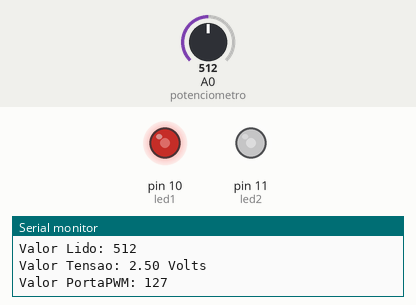
Simulated run of this sketch. Board: Arduino Uno, built with avr-gcc and run on an emulated ATmega328P. On the bench: output pins drawn as LEDs (lit = HIGH), the last lines printed to the serial monitor. Inputs (shaded band) come from the test bench; at power-on: A0 (potenciometro) = 512.

Above: at 2.8 s.
2.9 s: A0 (potenciometro) set to 716
At 5.0 s:
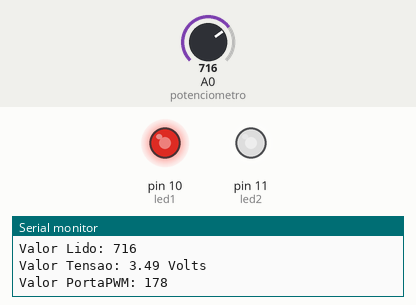
5.6 s: A0 (potenciometro) set to 900
At 6.6 s:
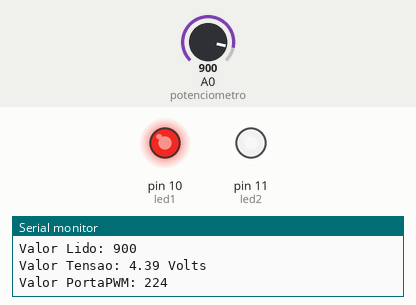
8.3 s: A0 (potenciometro) set to 122
At 10.9 s:
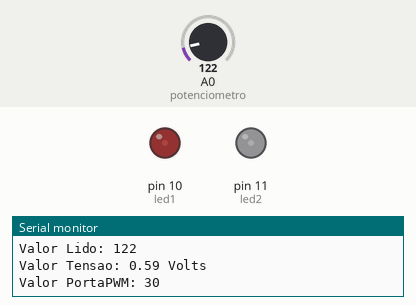
11.5 s: A0 (potenciometro) set to 0
At 12.5 s:
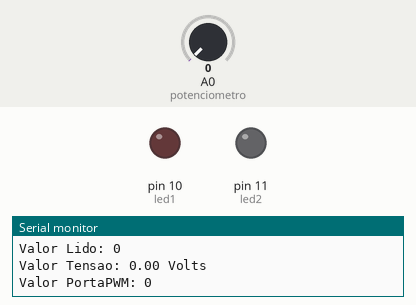
14.2 s: A0 (potenciometro) set to 511
At 16.8 s:
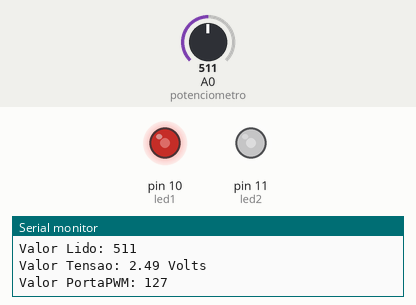
Timing chart, 0 to 18.3 s (numbered marks = the images above; inputs shaded):
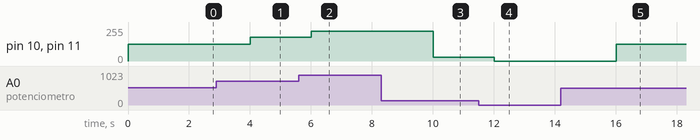

The sketch:

sketch.ino
```cpp
/*
  Curso de Arduino .NET - Flávio Guimarães
  CANAL: Brincando com Ideias - https://www.youtube.com/c/BrincandocomIdeias
  SITE: https://www.brincandocomideias.com/
  Autor:  Argênio Silveira
  Link:   https://wokwi.com/arduino/projects/313626449954210368
  MODULO: 3 - Módulo 3 - Programação Intermediária (13 aulas)
  SKETCH: 01 - Aula 16 - Programação de Condições IF, ELSE e ELSEIF - Exercicio Aula 15
*/
  #define potenciometro A0
  #define led1 10
  #define led2 11

  int lido;
  int tensao;
  float volts;
  byte portaPWM; // 0 a 255 0 = 0 Vlts 255 = 5 Volts

void setup() {

  Serial.begin(9600);
  //Portas PWM temos o Simbolo ~ proximo a porta!
  pinMode(led1, OUTPUT);
  pinMode(led2, OUTPUT);

}

void loop() {

  lido = analogRead(potenciometro);
  tensao = map(lido, 0, 1023, 0, 500);
  volts = (float)tensao / 100;
  portaPWM = map(lido, 0, 1023, 0, 255);

  Serial.print("Valor Lido: ");
  Serial.println(lido); // Imprime valor Lido
  Serial.print("Valor Tensao: ");
  Serial.print(volts); //Imprime o valor convertido pata tensao
  Serial.println(" Volts ");
  Serial.print("Valor PortaPWM: ");
  Serial.println(portaPWM);
  analogWrite(led2,portaPWM); // 0 a 255 0 = 0 Vlts 255 = 5 Volts
  analogWrite(led1,portaPWM);
  delay(2000);
}
```

Measured:
- after the input at 2.9 s, pin 10 (led1), pin 11 (led2): 127/255 → 178/255 after 1.1 s
- after the input at 5.6 s, pin 10 (led1), pin 11 (led2): 178/255 → 224/255 after 0.41 s
- after the input at 8.3 s, pin 10 (led1), pin 11 (led2): 224/255 → 30/255 after 1.7 s
- after the input at 11.5 s, pin 10 (led1), pin 11 (led2): 30/255 → 0/255 after 0.51 s
- after the input at 14.2 s, pin 10 (led1), pin 11 (led2): 0/255 → 127/255 after 1.8 s
